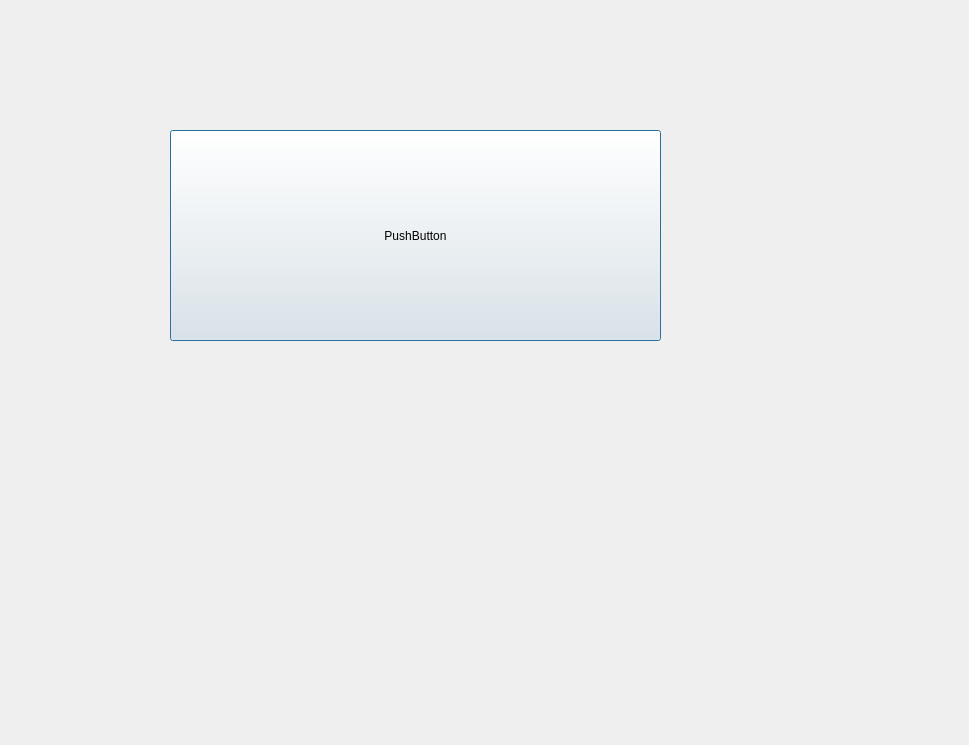
<?xml version="1.0" encoding="UTF-8"?>
<ui version="4.0">
 <class>Dialog</class>
 <widget class="QDialog" name="Dialog">
  <property name="geometry">
   <rect>
    <x>0</x>
    <y>0</y>
    <width>969</width>
    <height>745</height>
   </rect>
  </property>
  <property name="windowTitle">
   <string>Dialog</string>
  </property>
  <widget class="QPushButton" name="pushButton">
   <property name="geometry">
    <rect>
     <x>170</x>
     <y>130</y>
     <width>491</width>
     <height>211</height>
    </rect>
   </property>
   <property name="text">
    <string>PushButton</string>
   </property>
  </widget>
 </widget>
 <resources/>
 <connections/>
</ui>
